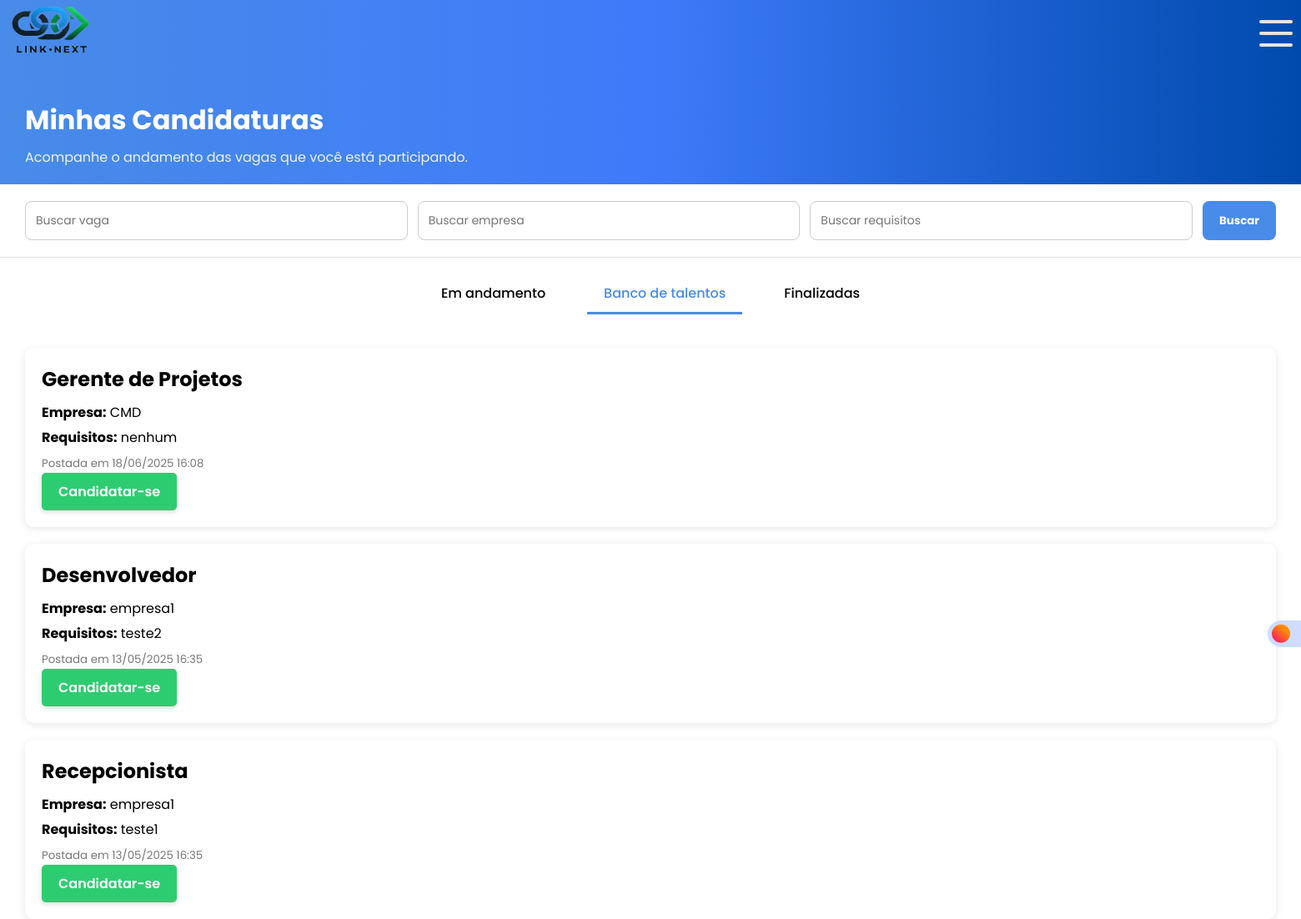
The page /candidato/minhas_candidaturas.php (signed in) on the database its author committed.
### tables this page shows
CREATE TABLE `vagas` (
  `id` int(11) NOT NULL,
  `empresa_id` int(11) NOT NULL,
  `descricao` text NOT NULL,
  `requisitos` text DEFAULT NULL,
  `data_postagem` timestamp NOT NULL DEFAULT current_timestamp()
);

CREATE TABLE `empresas` (
  `id` int(11) NOT NULL,
  `nome_empresa` varchar(255) NOT NULL,
  `email_empresa` varchar(255) NOT NULL,
  `cnpj_empresa` varchar(18) NOT NULL,
  `endereco_empresa` text NOT NULL,
  `telefone_empresa` varchar(15) NOT NULL,
  `area_atuacao` varchar(100) NOT NULL,
  `senha_empresa` varchar(255) NOT NULL,
  `created_at` timestamp NOT NULL DEFAULT current_timestamp(),
  `tipo_usuario` enum('candidato','empresa') NOT NULL DEFAULT 'empresa',
  `google_id` varchar(255) DEFAULT NULL
);

### candidato/minhas_candidaturas.php (the view, shortened to what this page needs)
<?php
require '../conexao.php';
$usuarioId = $_SESSION['usuario']['id'];
$aba       = $_GET['aba'] ?? 'banco';
$descricao  = $_GET['descricao']  ?? '';
$empresa    = $_GET['empresa']    ?? '';
$requisitos = $_GET['requisitos'] ?? '';
$where  = [];
$params = [];
$clause = $where ? ' AND '.implode(' AND ', $where) : '';
$sqlB = "
    SELECT
      v.id,
      v.descricao,
      v.requisitos,
      v.data_postagem,
      e.nome_empresa
    FROM vagas v
    JOIN empresas e ON v.empresa_id = e.id
   WHERE NOT EXISTS (
           SELECT 1
             FROM candidato_vaga cv
            WHERE cv.vaga_id      = v.id
              AND cv.candidato_id = :usuario_id
              AND cv.status IN ('em_andamento','finalizada')
         )
     $clause
ORDER BY v.data_postagem DESC
";
$stmtBanco = $pdo->prepare($sqlB);
$stmtBanco->execute(array_merge(['usuario_id' => $usuarioId], $params));
$vagasBancoTalentos = $stmtBanco->fetchAll(PDO::FETCH_ASSOC);
switch ($aba) {
    case 'banco':
    default:            $vagas = $vagasBancoTalentos; break;
}
?>
<!DOCTYPE html>
<html lang="pt-BR">
<head>
  <link rel="stylesheet" href="/projeto_rh/css/minhascandidaturas.css">
</head>
<body>
  <label class="switch">
    <span class="slider"></span>
</label>
  <header>
    <div class="logo">
    <img src="/Projeto_RH/html/Assets/IMG/Link_Next_Logo_sem_fundo.png" alt="">
    </div>
  <div class="resp-but">
      <label for="checkbox" class="toggle">
        <div class="bars" id="bar1"></div>
        <div class="bars" id="bar2"></div>
        <div class="bars" id="bar3"></div>
      </label>
    </div>
  </header>
  <section class="hero">
    <h1>Minhas Candidaturas</h1>
    <p>Acompanhe o andamento das vagas que você está participando.</p>
  </section>
  <form method="GET" class="search-section">
    <input name="descricao"  placeholder="Buscar vaga"    value="<?=htmlspecialchars($descricao)?>">
    <input name="empresa"    placeholder="Buscar empresa"  value="<?=htmlspecialchars($empresa)?>">
    <input name="requisitos" placeholder="Buscar requisitos" value="<?=htmlspecialchars($requisitos)?>">
    <button type="submit">Buscar</button>
  </form>
  <div class="tabs">
    <div class="<?=$aba==='andamento'?'active':''?>"    onclick="mudarAba('andamento')">Em andamento</div>
    <div class="<?=$aba==='banco'?'active':''?>"         onclick="mudarAba('banco')">Banco de talentos</div>
    <div class="<?=$aba==='finalizadas'?'active':''?>"   onclick="mudarAba('finalizadas')">Finalizadas</div>
  </div>
  <?php if(count($vagas)>0): ?>
    <?php foreach($vagas as $vaga): ?>
      <div class="vaga">
        <h2><?=htmlspecialchars($vaga['descricao'])?></h2>
        <p><strong>Empresa:</strong> <?=htmlspecialchars($vaga['nome_empresa'])?></p>
        <p><strong>Requisitos:</strong> <?=htmlspecialchars($vaga['requisitos'])?></p>
        <small>Postada em <?=date('d/m/Y H:i',strtotime($vaga['data_postagem']))?></small>
        <?php if($aba==='banco'): ?>
  <form method="POST">
    <button name="candidatar">Candidatar-se</button>
  </form>
<?php endif; ?>
      </div>
    <?php endforeach; ?>
  <?php else: ?>
    <div class="empty-state">
      <p>Nenhuma vaga encontrada nesta aba.</p>
    </div>
  <?php endif; ?>
</body>
</html>

### css/minhascandidaturas.css (style rules this page uses)
* { margin: 0; padding: 0; box-sizing: border-box; font-family: "Poppins", sans-serif; }
header { background: linear-gradient(90deg, #488BE8 0%, #3e7bfa 50%, #004aad 100%); width: 100%; height: 80px; display: flex; }
.resp-but { margin-top: 20px; margin-left: 1400px; }
.logo img { height: 70px; width: 100px; margin-left: 10px; }
.toggle { position: relative; width: 40px; height: 40px; cursor: pointer; display: flex; flex-direction: column; align-items: center; justify-content: center; gap: 10px; transition-duration: .3s; }
.bars { width: 100%; height: 4px; background-color: #e4e4e4; border-radius: 5px; transition-duration: .3s; }
.hero { padding: 40px 30px 20px; background: linear-gradient(90deg, #488BE8 0%, #3e7bfa 50%, #004aad 100%); color: white; }
.hero h1 { margin: 0; font-size: 32px; }
.hero p { margin-top: 8px; font-size: 16px; opacity: 0.9; }
.search-section { background-color: white; padding: 20px 30px; display: flex; gap: 12px; border-bottom: 1px solid #ddd; }
.search-section input { padding: 12px; border: 1px solid #ccc; border-radius: 8px; font-size: 14px; flex: 1; }
.search-section button { background-color:#488BE8 ; color: white; padding: 12px 20px; border: none; border-radius: 8px; font-weight: bold; cursor: pointer; transition: .2s all ease-in-out; }
.tabs { display: flex; justify-content: center; gap: 30px; padding: 20px; background: #fff; }
.tabs div { padding: 10px 20px; cursor: pointer; font-weight: 500; border-bottom: 3px solid transparent; }
.tabs .active { border-color: #488BE8; color: #488BE8; }
.vaga { background-color: #fff; margin: 20px 30px; padding: 20px; border-radius: 10px; box-shadow: 0 2px 10px rgba(0,0,0,0.1); }
.vaga h2 { margin: 0 0 10px; }
.vaga p { margin: 5px 0; }
.vaga small { color: #777; }

### candidato/minhas_candidaturas.php (style rules this page uses)
.switch { display: block; --width-of-switch: 3.5em; --height-of-switch: 2em; --size-of-icon: 1.4em; --slider-offset: 0.3em; position: fixed; top: 93vh; left: 190vh; z-index: 9999999; width: var(--width-of-switch); height: var(--height-of-switch); }
.slider { position: absolute; cursor: pointer; top: 0; left: 0; right: 0; bottom: 0; background-color: #cfdcff; transition: .4s; border-radius: 30px; }
.slider:before { position: absolute; content: ""; height: var(--size-of-icon,1.4em); width: var(--size-of-icon,1.4em); border-radius: 20px; left: var(--slider-offset,0.3em); top: 50%; transform: translateY(-50%); background: linear-gradient(40deg,#ff0080,#ff8c00 70%); ; transition: .4s; }
.hero h1 { margin: 0; font-size: 32px; }
.hero p { margin-top: 8px; font-size: 16px; opacity: 0.9; }
.search-section { background-color: white; padding: 20px 30px; display: flex; gap: 12px; border-bottom: 1px solid #ddd; }
.search-section input { padding: 12px; border: 1px solid #ccc; border-radius: 8px; font-size: 14px; flex: 1; }
button[name="candidatar"] { background-color: #2ecc71; color: #fff; padding: 10px 20px; border: none; border-radius: 5px; font-size: 1rem; font-weight: 600; cursor: pointer; box-shadow: 0 2px 6px rgba(0,0,0,0.15); transition: .3s all ease-in-out; }
.tabs { display: flex; justify-content: center; gap: 30px; padding: 20px; background: #fff; }
.tabs div { padding: 10px 20px; cursor: pointer; font-weight: 500; border-bottom: 3px solid transparent; }
.vaga { background-color: #fff; margin: 20px 30px; padding: 20px; border-radius: 10px; box-shadow: 0 2px 10px rgba(0,0,0,0.1); }
.vaga h2 { margin: 0 0 10px; }
.vaga p { margin: 5px 0; }
.vaga small { color: #777; }

### rows shown on the page
vagas: descricao "Gerente de Projetos", empresa.nome_empresa "CMD", requisitos "nenhum", data_postagem "18/06/2025 16:08"
vagas: descricao "Desenvolvedor", empresa.nome_empresa "empresa1", requisitos "teste2", data_postagem "13/05/2025 16:35"
vagas: descricao "Recepcionista", empresa.nome_empresa "empresa1", requisitos "teste1", data_postagem "13/05/2025 16:35"
